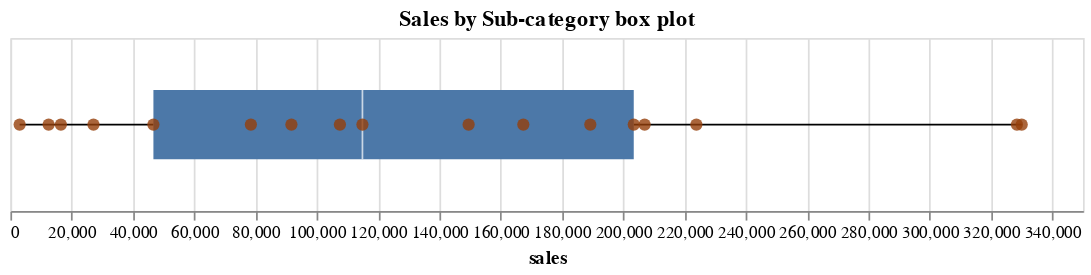

Notebook source saved alongside this figure:
### Markdown cell above
The following is the altair box-plot of the dataframe `sales` column. As we can see by hoovering on the data points, the median contains the `Bookcases` sub-category. When the dataset length is odd, the median point belongs to the $2$<sup>nd</sup> percentile ($50\%$ of the data)

### Code cell
points = (alt
          .Chart(df_subcategory_sales)
          .mark_point(size = 50, filled=True, opacity=0.8, color = '#953f0a')
          .encode(
              x = alt.X('sales:Q'),
              tooltip = ['Sub-Category:N', 'sales:Q']                        
          )
         )

box = (alt
       .Chart(df_subcategory_sales)
       .mark_boxplot(size = 40)
       .encode(
           x = alt.X('sales:Q')
       )
      )
       

chart = (box + points).properties(
    title = 'Sales by Sub-category box plot',
    width = 620,
    height = 100
)

chart

### Figure 1 — Vega-Lite specification as saved in the notebook (floating-point values rounded to 4 significant figures)
{"config": {"view": {"continuousWidth": 300, "continuousHeight": 300}}, "layer": [{"mark": {"type": "boxplot", "size": 40}, "encoding": {"x": {"field": "sales", "type": "quantitative"}}}, {"mark": {"type": "point", "color": "#953f0a", "filled": true, "opacity": 0.8, "size": 50}, "encoding": {"tooltip": [{"field": "Sub-Category", "type": "nominal"}, {"field": "sales", "type": "quantitative"}], "x": {"field": "sales", "type": "quantitative"}}}], "data": {"name": "data-3131b6e5d84a82bb387bf37192661d65"}, "height": 100, "title": "Sales by Sub-category box plot", "width": 620, "$schema": "https://vega.github.io/schema/vega-lite/v5.20.1.json", "datasets": {"data-3131b6e5d84a82bb387bf37192661d65": [{"Sub-Category": "Fasteners", "sales": 3024.0}, {"Sub-Category": "Labels", "sales": 12490.0}, {"Sub-Category": "Envelopes", "sales": 16480.0}, {"Sub-Category": "Art", "sales": 27120.0}, {"Sub-Category": "Supplies", "sales": 46670.0}, {"Sub-Category": "Paper", "sales": 78480.0}, {"Sub-Category": "Furnishings", "sales": 91710.0}, {"Sub-Category": "Appliances", "sales": 107500.0}, {"Sub-Category": "Bookcases", "sales": 114900.0}, {"Sub-Category": "Copiers", "sales": 149500.0}, {"Sub-Category": "Accessories", "sales": 167400.0}, {"Sub-Category": "Machines", "sales": 189200.0}, {"Sub-Category": "Binders", "sales": 203400.0}, {"Sub-Category": "Tables", "sales": 207000.0}, {"Sub-Category": "Storage", "sales": 223800.0}, {"Sub-Category": "Chairs", "sales": 328400.0}, {"Sub-Category": "Phones", "sales": 330000.0}]}}
